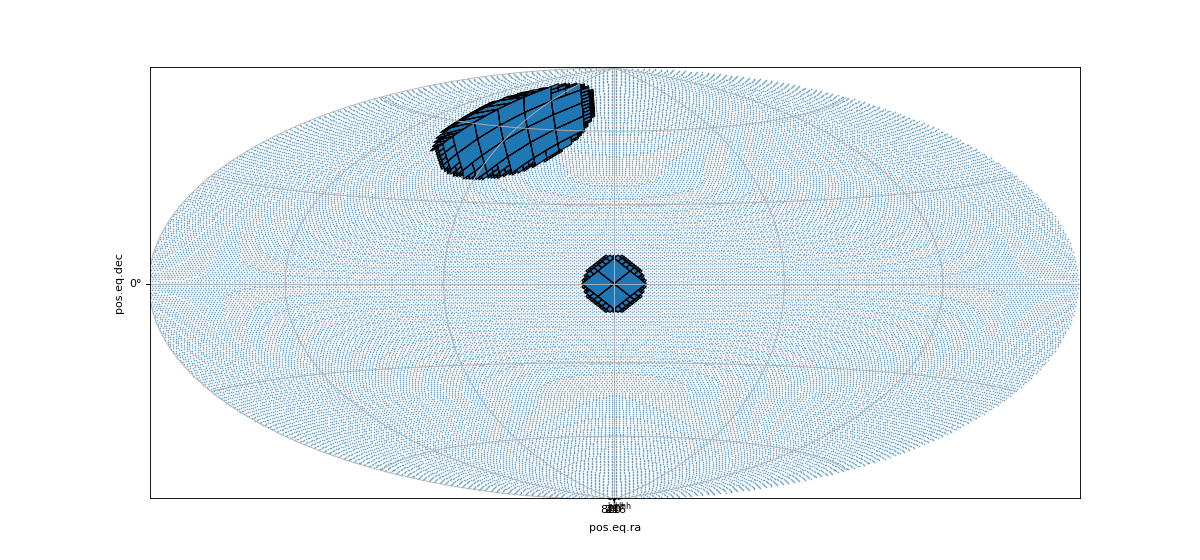

Reproduce this figure in Python.
"""An example for plotting the union of two MOCs with the astropy.wcs module."""

import matplotlib.pyplot as plt
from astropy.wcs import WCS
import numpy as np
import healpy as hp
from mocpy import MOC
import astropy.units as u

# Generate an abritrary WCS object
wcs = WCS(naxis=2)
wcs.wcs.ctype = ["RA---AIT", "DEC--AIT"]
wcs.wcs.crval = [0.0, 0.0]
wcs.wcs.cdelt = np.array([-0.675, 0.675])
wcs.wcs.crpix = [240.5, 120.5]

# Get HEALPix cell centers
nside = 64
ra, dec = hp.pix2ang(nside, np.arange(hp.nside2npix(nside)), nest=False, lonlat=True)

# MPL figure with WCS projection
fig = plt.figure(figsize=(15, 7))
ax = plt.subplot(projection=wcs)

# Plot the HEALPix centers (just to test)
ax.scatter(ra, dec, 0.1, transform=ax.get_transform("world"))
ax.grid()

# Define a MOC union
moc1 = MOC.from_cone(
    lon=60 * u.deg, lat=60 * u.deg, radius=20 * u.deg, max_depth=10, delta_depth=2
)
moc2 = MOC.from_cone(
    lon=0 * u.deg, lat=0 * u.deg, radius=10 * u.deg, max_depth=10, delta_depth=2
)
moc = moc1.union(moc2)

# Plot the MOC in the current figure
moc.fill(ax=ax, wcs=wcs)
